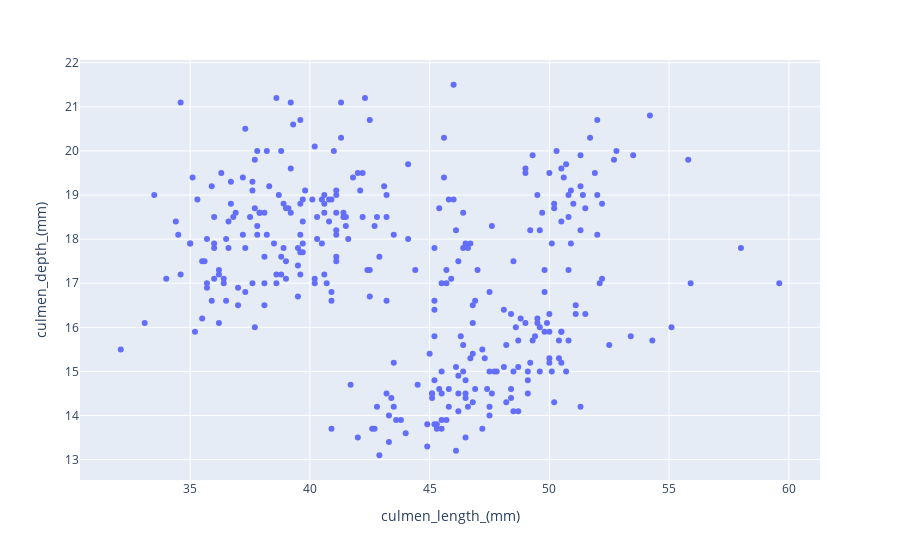

Source (notebook cell):
### Code cell
# x and y given as DataFrame columns
fig = px.scatter(df, x="culmen_length_(mm)", y="culmen_depth_(mm)")
fig.show()

### Figure 1 — Plotly figure (JSON) as saved in the notebook; plotly's stock layout.template omitted (floating-point values rounded to 4 significant figures; data arrays with more than 128 entries replaced by an {"elided": "..."} marker saying what was removed)
{"data": [{"hovertemplate": "culmen_length_(mm)=%{x}<br>culmen_depth_(mm)=%{y}<extra></extra>", "legendgroup": "", "marker": {"color": "#636efa", "symbol": "circle"}, "mode": "markers", "name": "", "orientation": "v", "showlegend": false, "type": "scatter", "x": {"elided": "333 float values"}, "xaxis": "x", "y": {"elided": "333 float values"}, "yaxis": "y"}], "layout": {"legend": {"tracegroupgap": 0}, "margin": {"t": 60}, "xaxis": {"anchor": "y", "domain": [0, 1], "title": {"text": "culmen_length_(mm)"}}, "yaxis": {"anchor": "x", "domain": [0, 1], "title": {"text": "culmen_depth_(mm)"}}}}
